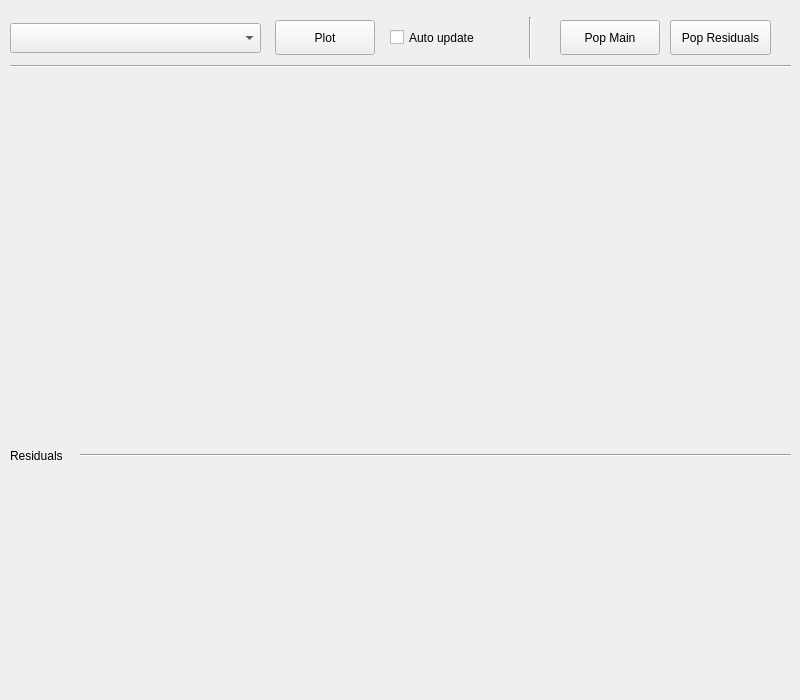
<?xml version="1.0" encoding="UTF-8"?>
<ui version="4.0">
 <class>PlotResultsWidget</class>
 <widget class="QWidget" name="PlotResultsWidget">
  <property name="geometry">
   <rect>
    <x>0</x>
    <y>0</y>
    <width>800</width>
    <height>700</height>
   </rect>
  </property>
  <property name="minimumSize">
   <size>
    <width>800</width>
    <height>700</height>
   </size>
  </property>
  <property name="maximumSize">
   <size>
    <width>800</width>
    <height>700</height>
   </size>
  </property>
  <property name="windowTitle">
   <string>Plot Results</string>
  </property>
  <widget class="Line" name="line">
   <property name="geometry">
    <rect>
     <x>10</x>
     <y>51</y>
     <width>781</width>
     <height>31</height>
    </rect>
   </property>
   <property name="orientation">
    <enum>Qt::Horizontal</enum>
   </property>
  </widget>
  <widget class="QLabel" name="label">
   <property name="geometry">
    <rect>
     <x>10</x>
     <y>440</y>
     <width>71</width>
     <height>31</height>
    </rect>
   </property>
   <property name="text">
    <string>Residuals</string>
   </property>
  </widget>
  <widget class="Line" name="line_2">
   <property name="geometry">
    <rect>
     <x>80</x>
     <y>440</y>
     <width>711</width>
     <height>31</height>
    </rect>
   </property>
   <property name="orientation">
    <enum>Qt::Horizontal</enum>
   </property>
  </widget>
  <widget class="QComboBox" name="data_combobox">
   <property name="geometry">
    <rect>
     <x>10</x>
     <y>23</y>
     <width>251</width>
     <height>30</height>
    </rect>
   </property>
  </widget>
  <widget class="QPushButton" name="plot_btn">
   <property name="geometry">
    <rect>
     <x>275</x>
     <y>20</y>
     <width>100</width>
     <height>35</height>
    </rect>
   </property>
   <property name="text">
    <string>Plot</string>
   </property>
  </widget>
  <widget class="QCheckBox" name="autoupdate_chk">
   <property name="geometry">
    <rect>
     <x>390</x>
     <y>27</y>
     <width>111</width>
     <height>21</height>
    </rect>
   </property>
   <property name="text">
    <string>Auto update</string>
   </property>
  </widget>
  <widget class="QPushButton" name="popmain_btn">
   <property name="geometry">
    <rect>
     <x>560</x>
     <y>20</y>
     <width>100</width>
     <height>35</height>
    </rect>
   </property>
   <property name="text">
    <string>Pop Main</string>
   </property>
  </widget>
  <widget class="QPushButton" name="popresiduals_btn">
   <property name="geometry">
    <rect>
     <x>670</x>
     <y>20</y>
     <width>101</width>
     <height>35</height>
    </rect>
   </property>
   <property name="text">
    <string>Pop Residuals</string>
   </property>
  </widget>
  <widget class="Line" name="line_3">
   <property name="geometry">
    <rect>
     <x>500</x>
     <y>17</y>
     <width>61</width>
     <height>41</height>
    </rect>
   </property>
   <property name="orientation">
    <enum>Qt::Vertical</enum>
   </property>
  </widget>
  <widget class="QWidget" name="mainwidget" native="true">
   <property name="geometry">
    <rect>
     <x>10</x>
     <y>70</y>
     <width>781</width>
     <height>371</height>
    </rect>
   </property>
  </widget>
  <widget class="QWidget" name="residualwidget" native="true">
   <property name="geometry">
    <rect>
     <x>10</x>
     <y>470</y>
     <width>781</width>
     <height>221</height>
    </rect>
   </property>
  </widget>
 </widget>
 <resources/>
 <connections/>
</ui>
